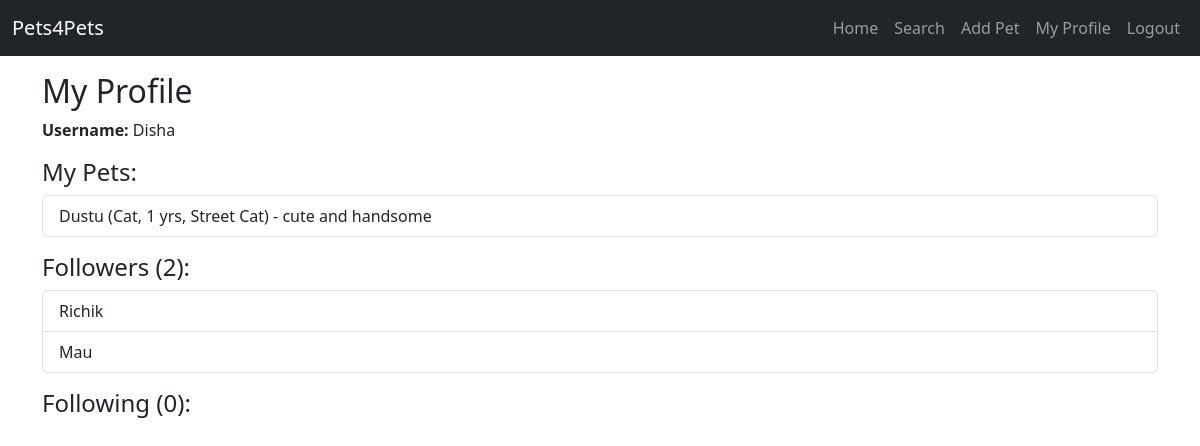
The app's page /profile (signed in) with its own data.
### app.py (models this page shows)
class User(db.Model):
    id = db.Column(db.Integer, primary_key=True)
    username = db.Column(db.String(150), unique=True, nullable=False)
    password = db.Column(db.String(150), nullable=False)
    pets = db.relationship('Pet', backref='owner', lazy=True)

class Pet(db.Model):
    id = db.Column(db.Integer, primary_key=True)
    name = db.Column(db.String(150), nullable=False)
    pet_type = db.Column(db.String(100))
    age = db.Column(db.Integer)
    breed = db.Column(db.String(100))
    details = db.Column(db.String(300))
    user_id = db.Column(db.Integer, db.ForeignKey('user.id'), nullable=False)

### app.py (the view)
@app.route('/profile')
def profile():
    if 'user_id' not in session:
        return redirect(url_for('login'))
    user = User.query.get(session['user_id'])
    followers = user.followers.all()
    following = user.following.all()
    return render_template('profile.html', user=user, followers=followers, following=following)

### app.py (called while the page is built)
@app.before_request
def check_session_user():
    if 'user_id' in session:
        if not User.query.get(session['user_id']):
            session.pop('user_id')

### templates/profile.html (shortened to what this page needs)
{% extends "base.html" %}
{% block content %}
<h2>My Profile</h2>
<p><strong>Username:</strong> {{ user.username }}</p>
<h4>My Pets:</h4>
<ul class="list-group mb-3">
    {% for pet in user.pets %}
        <li class="list-group-item">{{ pet.name }} ({{ pet.pet_type }}, {{ pet.age }} yrs, {{ pet.breed }}) - {{ pet.details }}</li>
    {% endfor %}
</ul>
<h4>Followers ({{ followers|length }}):</h4>
<ul class="list-group mb-3">
    {% for follower in followers %}
        <li class="list-group-item">{{ follower.username }}</li>
    {% endfor %}
</ul>
<h4>Following ({{ following|length }}):</h4>
{% endblock %}

### records on screen
User: username "Disha"
Pet: name "Dustu", pet_type "Cat", age "1", breed "Street Cat", details "cute and handsome"
User: username "Richik"
User: username "Mau"

### other values on screen
{{ followers|length }} "2"
{{ following|length }} "0"
